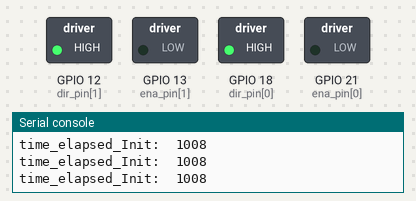
Recording of a program running on a simulated ESP32 board running MicroPython. Shown: switched loads named in the program (green lamp = pin HIGH), the last lines printed to the serial console. Pins used as bus, display or sensor lines are not drawn. At 7.6 s the program stops and its outputs stay as they are.

Above: at 0.49 s.
At 7.3 s:
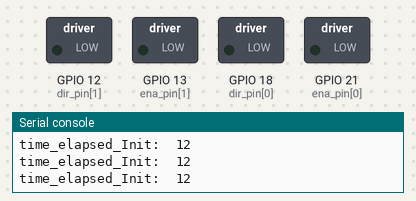
Timing chart, 0 to 8.8 s (numbered marks = the images above):
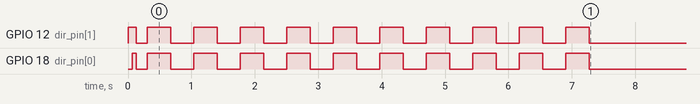

Measured:
- by itself, GPIO 12 (dir_pin[1]): goes HIGH 0.13 s, LOW 0.18 s, 9 × (HIGH 0.37 s, LOW 0.37 s), HIGH 0.37 s, then LOW
- by itself, GPIO 18 (dir_pin[0]): goes HIGH 0.06 s, LOW 0.18 s, 9 × (HIGH 0.37 s, LOW 0.37 s), HIGH 0.37 s, then LOW

The program:

main.py
```python
from machine import Timer, Pin
import machine
import time
import utime
from actuator_stpr import *
from scara_kinematics import *
from robot import *
machine.freq(240000000)


if __name__ == "__main__":
    print("STARTED")
    # Initiate the elements of the Robot (Actuators, kinematics and robot_control)
    actuator = actuator_stpr()
    print("stepper_initiated")
    scara_kin = scara_kinematics(L0=50, L1=100, L2=100)
    print("scara_kinematics_initiated")
    robo = robot(actuator, scara_kin)
    print("Robot_Initiated")

    # Move the robot to position (x, y)
    print("Move robot to 50, 130")
    robo.move_robot(50, 130)
    while robo.is_moving():
        pass


    for _ in range(10):
        # Move the robot horizontal between (-50, 130) and (+50, 130) with the resolution of 2 units
        x_val = list(range(-90, 90, 5))
        y_val = [130]*len(x_val)

        for x,y in zip(x_val, y_val):
            # while robo.is_moving():
            #     pass
            robo.move_robot(x, y)

        x_val = list(range(90, -90, -5))
        y_val = [130]*len(x_val)

        for x,y in zip(x_val, y_val):
            # while robo.is_moving():
            #     pass
            robo.move_robot(x, y)


    # for _ in range(20):
    #     robo.move_robot(50, 130)
    #     while robo.is_moving():
    #         pass
    #     robo.move_robot(-50, 130)
    #     while robo.is_moving():
    #         pass
```

actuator_stpr.py
```python
from machine import Pin, Timer
import time
import utime

class actuator_stpr(object):
    def __init__(self):
        # Define the stepper motor step pins and direction pins
        self.step_pin = [Pin(19, Pin.OUT), Pin(14, Pin.OUT)]    # Define Step pins
        self.dir_pin = [Pin(18, Pin.OUT), Pin(12, Pin.OUT)]     # Define dir pins
        self.ena_pin = [Pin(21, Pin.OUT), Pin(13, Pin.OUT)]     # Define dir pins

        # Initialize the stepper pins to High/Low
        [pin.on() for pin in self.dir_pin]  # initialize dir pins
        [pin.off() for pin in self.ena_pin] # initalize enable pins
        [pin.on() for pin in self.step_pin] # initalize step pins

        self.num_steppers = len(self.step_pin)

        # Initialize the parameters
        self.current_pos = [-1, -1] # Counter which remembers the stepper position counts
        self.target_pos = [-1, -1]
        self.stepsPerRevolution = 200
        self.timer_status = False
        self.timer_0 = Timer(0)
        self.to_move = None # steps to move with sign (+/-)
        self.to_move_steps = None # steps to move without sign
        self.to_move_steps_indexes = None # list contain the sorted indexes from max to till min of the to_move_steps
        self.R = None # Ratio of max step / min step
        self.R = [None]*(self.num_steppers-1)
        self.c1 = None
        self.c2 = None
        self.counter = [1]*self.num_steppers
        self.init = True


    def move_stepper(self, target_pos):
        t1 = utime.ticks_us()
        # print("move stepper")
        self.timer_status = True
        self.target_pos = target_pos

        self.to_move = [current - targ for current, targ in zip(self.current_pos, self.target_pos)]
        self.to_move_steps = [abs(elem) for elem in self.to_move]

        self.to_move_steps_indexes = sorted(range(len(self.to_move_steps)), key=lambda i: self.to_move_steps[i], reverse=True)

        # Calculate R values, handling division by zero
        self.R = [self.to_move_steps[self.to_move_steps_indexes[0]] / max(self.to_move_steps[self.to_move_steps_indexes[i+1]], 1) if (i < len(self.to_move_steps_indexes) - 1) else 1 for i in range(len(self.to_move_steps_indexes))]

        # # in case of divisible by zero R[i] = 1
        # self.R = [self.to_move_steps[self.to_move_steps_indexes[0]] / self.to_move_steps[self.to_move_steps_indexes[i+1]] if (i < len(self.to_move_steps_indexes) - 1) and (self.to_move_steps[self.to_move_steps_indexes[i+1]]!=0) else 1 for i in range(len(self.R))]


        # Update direction pin to point to rotate either CW or CCW
        [pin.off() if move_val>0 else pin.on() for pin, move_val in zip(self.dir_pin, self.to_move)]

        # print("dir_1: ", self.dir_pin[0].value(), " dir_2 : ", self.dir_pin[1].value())

        self.counter = [1]*self.num_steppers
        self.init = True
        self.init_1 = True

        t2 = utime.ticks_us()
        print("time_elapsed_Init: ", t2-t1)

        self.timer_0.init(mode=Timer.PERIODIC, period=4, callback=self.run_stepper)


    def run_stepper(self, Timer):
        # print("RUN STEPPER Func")
        repeat = 1 if self.init else 1 # for the first call, run the loop for only once to compensate the computation
        # t1 = utime.ticks_us()
        for _ in range(repeat):
            for i in range(len(self.to_move_steps_indexes)):
                if self.to_move_steps[self.to_move_steps_indexes[i]] != 0:
                    self.step_pin[self.to_move_steps_indexes[i]].off()

            time.sleep_us(200)

            if self.to_move_steps[self.to_move_steps_indexes[0]] != 0:
                    self.step_pin[self.to_move_steps_indexes[0]].on()
                    self.counter[0] += 1
                    # Update the current position +1 if dir is cw, -1 if CCW
                    self.current_pos[self.to_move_steps_indexes[0]] = (self.current_pos[self.to_move_steps_indexes[0]]+1) if (self.dir_pin[self.to_move_steps_indexes[0]].value()==1) else (self.current_pos[self.to_move_steps_indexes[0]]-1)


            for i in range(1, len(self.to_move_steps_indexes)):
                if self.to_move_steps[self.to_move_steps_indexes[i]] != 0:
                    if (self.counter[0] / self.counter[i]) > self.R[i-1]:
                        self.step_pin[self.to_move_steps_indexes[i]].on()
                        self.counter[i] += 1
                        # Update the current position +1 if dir is cw, -1 if CCW
                        self.current_pos[self.to_move_steps_indexes[i]] = self.current_pos[self.to_move_steps_indexes[i]]+1 if (self.dir_pin[self.to_move_steps_indexes[i]].value()==1) else self.current_pos[self.to_move_steps_indexes[i]]-1

            self.init = False # update the init variable as it enters the loop
            # t2 = utime.ticks_us()
            # print("time_elapsed_Init: ", t2-t1)
            if abs(self.current_pos[self.to_move_steps_indexes[0]] - self.target_pos[self.to_move_steps_indexes[0]]) == 0:
                self.timer_0.deinit()
                self.timer_status = False
                # print("completed, POS: ", self.current_pos)
                break

            # time.sleep_us(200)

            # # # Update the timer period
            if (self.init_1):
                self.init_1 = False # update the init variable as it enters the loop
                # print('change timer period')
                self.timer_0.init(mode=Timer.PERIODIC, period=4, callback=self.run_stepper)
```

scara_kinematics.py
```python
import math as m
import utime

class scara_kinematics(object):
    def __init__(self, L0=50, L1=100, L2=100):
        # L0, L1 and L2 are the link lengths
        self.L0 = L0
        self.L1 = L1
        self.L2 = L2

        # Initialize starting value of thetas where steps of motors are initialized as zero
        self.init_theta_a1 = 0
        self.init_theta_a2 = 0

        self.steps_per_rev = 200
        self.steps_per_deg = self.steps_per_rev/360


    def get_link_angles(self, x, y):
        # t0 = utime.ticks_us()

        L0 = self.L0
        L1 = self.L1
        L2 = self.L2

        x_plus_L0 = x + L0
        x_minus_L0 = x - L0
        y_sq = y ** 2
        K_sq = x_plus_L0 ** 2 + y_sq
        S_sq = x_minus_L0 ** 2 + y_sq
        K = m.sqrt(K_sq)
        S = m.sqrt(S_sq)

        gamma_1_num = L1 ** 2 - L2 ** 2 + K_sq
        gamma_1_den = 2 * L1 * K
        gamma_1 = m.acos(gamma_1_num / gamma_1_den)

        gamma_2_num = L1 ** 2 - L2 ** 2 + S_sq
        gamma_2_den = 2 * L1 * S
        gamma_2 = m.acos(gamma_2_num / gamma_2_den)


        # Region_1
        if(-self.L0 <= x <= self.L0):
            if(x == -self.L0):
                beta_1 = m.pi/2
                beta_2 = m.pi - m.atan2(y, abs(self.L0 - x))
            elif(x == self.L0):
                beta_1 = m.atan2(y, abs(self.L0 + x))
                beta_2 = m.pi/2
            else:
                beta_1 = m.atan2(y, abs(self.L0 + x))
                beta_2 = m.pi - m.atan2(y, abs(self.L0 - x))

        # Region_2
        elif(x > self.L0):
            beta_1 = m.atan2(y, abs(self.L0 + x))
            beta_2 = m.atan2(y, abs(x - self.L0))

        # Region_3
        elif(x < -self.L0):
            beta_1 = m.pi - m.atan2(y, abs(self.L0 + x))
            beta_2 = m.pi - m.atan2(y, abs(self.L0 - x))

        theta_a1 = m.degrees(beta_1 + gamma_1)
        theta_a2 = m.degrees(beta_2 - gamma_2)

        # t1 = utime.ticks_us()
        # print("elapsed: ", t1-t0 , " x:", x, " y:", y)

        return [theta_a1, theta_a2]

    def get_steps_for_pos(self, x, y):

        theta_a1, theta_a2 = self.get_link_angles(x, y)


        theta_a1_diff = self.init_theta_a1 - theta_a1
        theta_a2_diff = self.init_theta_a2 - theta_a2

        steps_a1 = self.steps_per_deg * theta_a1_diff
        steps_a2 = self.steps_per_deg * theta_a2_diff

        # print('init_theta_a1: ', self.init_theta_a1)
        # print('theta_a1: ', theta_a1)
        # print("theta_a1_diff: ", theta_a1_diff)
        # print("steps_a1: ", steps_a1)
        # print("steps_a1: ", steps_a1)

        return [round(steps_a1), round(steps_a2)]
```

robot.py
```python
class robot(object):
    def __init__(self, actuator, kinematics):
        self.actuator = actuator
        self.kinematics = kinematics
        self.is_waiting_for_prev_stpes_completion = False

        """
        when both the links are vertical (90 deg), the x, y positions are [0, 186.6] for L0=50, L1=100, L2= 100
        This may vary for actual robot limit switch positions
        """
        self.initiate_actuators(x=0, y=186.6)

    def initiate_actuators(self, x, y):
        # Here, essentially the robot links hit the limit switches and move to the zero positions of the actuators
        print("POS: ", self.actuator.current_pos)

        # Move the stepper motor to 90 deg and set the current step position as [0, 0]
        self.actuator.move_stepper([0, 0])
        while self.is_moving():
            pass

        """
        Get the angles for the position x=0, y=186.6 and set them as initial actuator theta angles.
        This corresponds to for the pos x=0, y=186.6, the stepper motor positions are 0, 0
        """
        link_angles = self.kinematics.get_link_angles(x=x, y=y)
        print("angles for the position ",[x, y], ": ", link_angles)

        self.kinematics.init_theta_a1 = link_angles[0]
        self.kinematics.init_theta_a2 = link_angles[1]

        self.actuator.current_pos = [0, 0]

        # Wait till the previous execution is completed
        while self.actuator.timer_status:
            pass

        # Move the robot to 0, 130 for initialization
        self.move_robot(0, 130)


    def move_robot(self, x, y):
        # Get the steps required to move to position x, y
        steps_to_move = self.kinematics.get_steps_for_pos(x, y)

        # Receive the next position to move, perform calculations and wait till previous step execution
        while(self.is_moving()):
            pass

        # Move the actuators to reach the steps computed
        self.actuator.move_stepper(steps_to_move)


    def is_moving(self):
        return self.actuator.timer_status
```
